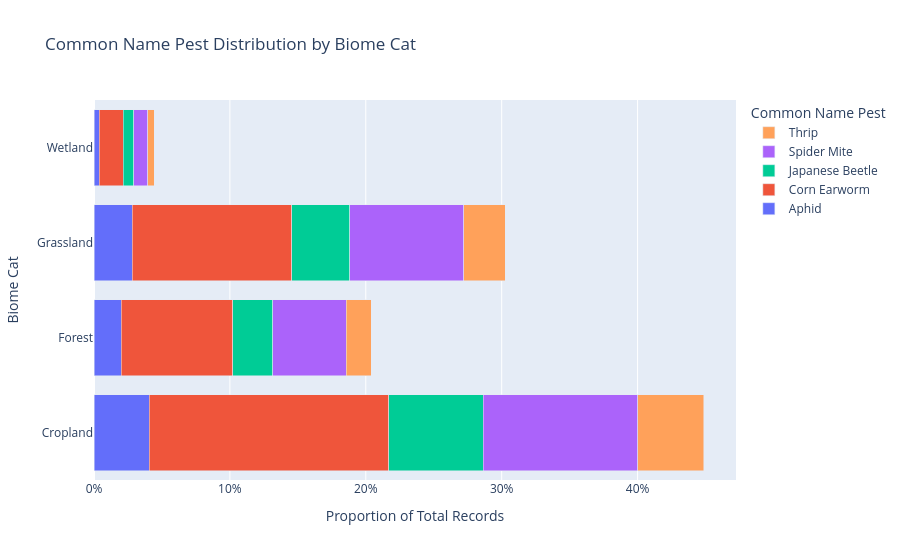

Notebook code for this chart:
### Code cell
import pandas as pd
import numpy as np
import plotly.graph_objects as go
import plotly.express as px # Imported for dynamic color palettes

def create_marimekko_chart(df, category_col, subcategory_col):
    """
    Generates a dynamic Marimekko chart from a pandas DataFrame

    Args:
        df (pd.DataFrame): The input DataFrame.
        category_col (str): The name of the column for the main categories (e.g., 'biome_cat').
                            These will be the main bars on the y-axis.
        subcategory_col (str): The name of the column for the subcategories to be stacked
                               (e.g., 'common_name_pest').

    Returns:
        go.Figure: A Plotly figure object representing the Marimekko chart.
    """
    print(f"Generating Marimekko chart for '{category_col}' and '{subcategory_col}'...")

    # --- 1. Calculate Proportions and Widths (Dynamically) ---
    # Calculate total counts per category to determine bar widths
    category_totals = df[category_col].value_counts()
    total_records = len(df)
    category_widths = category_totals / total_records

    # Calculate the percentage of each subcategory within each category for segment heights
    proportions = df.groupby([category_col, subcategory_col]).size().unstack(fill_value=0)
    proportions = proportions.apply(lambda x: x / x.sum(), axis=1)

    # --- 2. Construct the Chart (Dynamically) ---
    fig = go.Figure()
    
    # Get a list of all unique subcategories to loop through
    subcategories = proportions.columns
    
    # Generate a dynamic color map using a Plotly color scale
    colors = {subcat: color for subcat, color in zip(subcategories, px.colors.qualitative.Plotly)}

    for subcat in subcategories:
        # The width of each segment is its proportion within the category * the overall width of the category
        segment_widths = proportions[subcat] * category_widths[proportions.index]
        
        # Use f-strings and .title() for clean, dynamic hover labels
        hover_text = (
            f'<b>{category_col.replace("_", " ").title()}:</b> %{{y}}<br>'
            f'<b>{subcategory_col.replace("_", " ").title()}:</b> {subcat}<br>'
            '<b>Proportion:</b> %{x:.1%}<extra></extra>'
        )

        fig.add_trace(go.Bar(
            y=proportions.index,
            x=segment_widths,
            name=subcat,
            orientation='h',
            marker_color=colors.get(subcat, '#CCCCCC'), # Use a default color if not in map
            hovertemplate=hover_text
        ))

    # --- 3. Update Layout (Dynamically) ---
    fig.update_layout(
        barmode='stack',
        title=f'{subcategory_col.replace("_", " ").title()} Distribution by {category_col.replace("_", " ").title()}',
        xaxis=dict(
            title='Proportion of Total Records', 
            tickformat='.0%'
        ),
        yaxis=dict(
            title=f'{category_col.replace("_", " ").title()}'
        ),
        legend_title=f'{subcategory_col.replace("_", " ").title()}'
    )
    
    print("Chart generation complete.")
    return fig

# --- EXAMPLE USAGE ---

# 1. Generate Synthetic Data (or load your own)
print("Generating synthetic data for demonstration...")
num_records = 5000
df = pd.DataFrame({
    'biome_cat': np.random.choice(['Forest', 'Cropland', 'Grassland', 'Wetland'], num_records, p=[0.2, 0.45, 0.3, 0.05]),
    'common_name_pest': np.random.choice(['Corn Earworm', 'Spider Mite', 'Japanese Beetle', 'Aphid', 'Thrip'], num_records, p=[0.4, 0.25, 0.15, 0.1, 0.1]),
})
print("Data generated.")

# 2. Call the function with your DataFrame and column names
#    The function handles everything else internally.
fig = create_marimekko_chart(df, category_col='biome_cat', subcategory_col='common_name_pest')

# 3. Show the figure
fig.show()

### Figure 1 — Plotly figure (JSON) as saved in the notebook; plotly's stock layout.template omitted (floating-point values rounded to 4 significant figures)
{"data": [{"hovertemplate": "<b>Biome Cat:</b> %{y}<br><b>Common Name Pest:</b> Aphid<br><b>Proportion:</b> %{x:.1%}<extra></extra>", "marker": {"color": "#636EFA"}, "name": "Aphid", "orientation": "h", "type": "bar", "x": [0.0406, 0.02, 0.0282, 0.004], "y": ["Cropland", "Forest", "Grassland", "Wetland"]}, {"hovertemplate": "<b>Biome Cat:</b> %{y}<br><b>Common Name Pest:</b> Corn Earworm<br><b>Proportion:</b> %{x:.1%}<extra></extra>", "marker": {"color": "#EF553B"}, "name": "Corn Earworm", "orientation": "h", "type": "bar", "x": [0.1762, 0.082, 0.1174, 0.0176], "y": ["Cropland", "Forest", "Grassland", "Wetland"]}, {"hovertemplate": "<b>Biome Cat:</b> %{y}<br><b>Common Name Pest:</b> Japanese Beetle<br><b>Proportion:</b> %{x:.1%}<extra></extra>", "marker": {"color": "#00CC96"}, "name": "Japanese Beetle", "orientation": "h", "type": "bar", "x": [0.0698, 0.0296, 0.0426, 0.0076], "y": ["Cropland", "Forest", "Grassland", "Wetland"]}, {"hovertemplate": "<b>Biome Cat:</b> %{y}<br><b>Common Name Pest:</b> Spider Mite<br><b>Proportion:</b> %{x:.1%}<extra></extra>", "marker": {"color": "#AB63FA"}, "name": "Spider Mite", "orientation": "h", "type": "bar", "x": [0.1136, 0.0542, 0.084, 0.0102], "y": ["Cropland", "Forest", "Grassland", "Wetland"]}, {"hovertemplate": "<b>Biome Cat:</b> %{y}<br><b>Common Name Pest:</b> Thrip<br><b>Proportion:</b> %{x:.1%}<extra></extra>", "marker": {"color": "#FFA15A"}, "name": "Thrip", "orientation": "h", "type": "bar", "x": [0.0486, 0.0182, 0.0306, 0.005], "y": ["Cropland", "Forest", "Grassland", "Wetland"]}], "layout": {"barmode": "stack", "legend": {"title": {"text": "Common Name Pest"}}, "title": {"text": "Common Name Pest Distribution by Biome Cat"}, "xaxis": {"tickformat": ".0%", "title": {"text": "Proportion of Total Records"}}, "yaxis": {"title": {"text": "Biome Cat"}}}}
